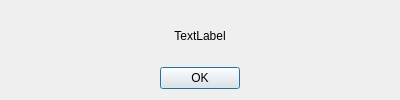
<?xml version="1.0" encoding="UTF-8"?>
<ui version="4.0">
 <class>TShowMessage</class>
 <widget class="QDialog" name="TShowMessage">
  <property name="windowModality">
   <enum>Qt::NonModal</enum>
  </property>
  <property name="geometry">
   <rect>
    <x>0</x>
    <y>0</y>
    <width>400</width>
    <height>100</height>
   </rect>
  </property>
  <property name="windowTitle">
   <string>Dialog</string>
  </property>
  <property name="modal">
   <bool>true</bool>
  </property>
  <layout class="QVBoxLayout" name="verticalLayout">
   <item>
    <widget class="QLabel" name="label">
     <property name="sizePolicy">
      <sizepolicy hsizetype="Expanding" vsizetype="Preferred">
       <horstretch>0</horstretch>
       <verstretch>0</verstretch>
      </sizepolicy>
     </property>
     <property name="text">
      <string>TextLabel</string>
     </property>
     <property name="alignment">
      <set>Qt::AlignCenter</set>
     </property>
    </widget>
   </item>
   <item>
    <widget class="QDialogButtonBox" name="buttonBox">
     <property name="sizePolicy">
      <sizepolicy hsizetype="Expanding" vsizetype="Fixed">
       <horstretch>0</horstretch>
       <verstretch>0</verstretch>
      </sizepolicy>
     </property>
     <property name="orientation">
      <enum>Qt::Horizontal</enum>
     </property>
     <property name="standardButtons">
      <set>QDialogButtonBox::Ok</set>
     </property>
     <property name="centerButtons">
      <bool>true</bool>
     </property>
    </widget>
   </item>
  </layout>
 </widget>
 <resources/>
 <connections>
  <connection>
   <sender>buttonBox</sender>
   <signal>accepted()</signal>
   <receiver>TShowMessage</receiver>
   <slot>accept()</slot>
   <hints>
    <hint type="sourcelabel">
     <x>248</x>
     <y>254</y>
    </hint>
    <hint type="destinationlabel">
     <x>157</x>
     <y>274</y>
    </hint>
   </hints>
  </connection>
  <connection>
   <sender>buttonBox</sender>
   <signal>rejected()</signal>
   <receiver>TShowMessage</receiver>
   <slot>reject()</slot>
   <hints>
    <hint type="sourcelabel">
     <x>316</x>
     <y>260</y>
    </hint>
    <hint type="destinationlabel">
     <x>286</x>
     <y>274</y>
    </hint>
   </hints>
  </connection>
 </connections>
</ui>
